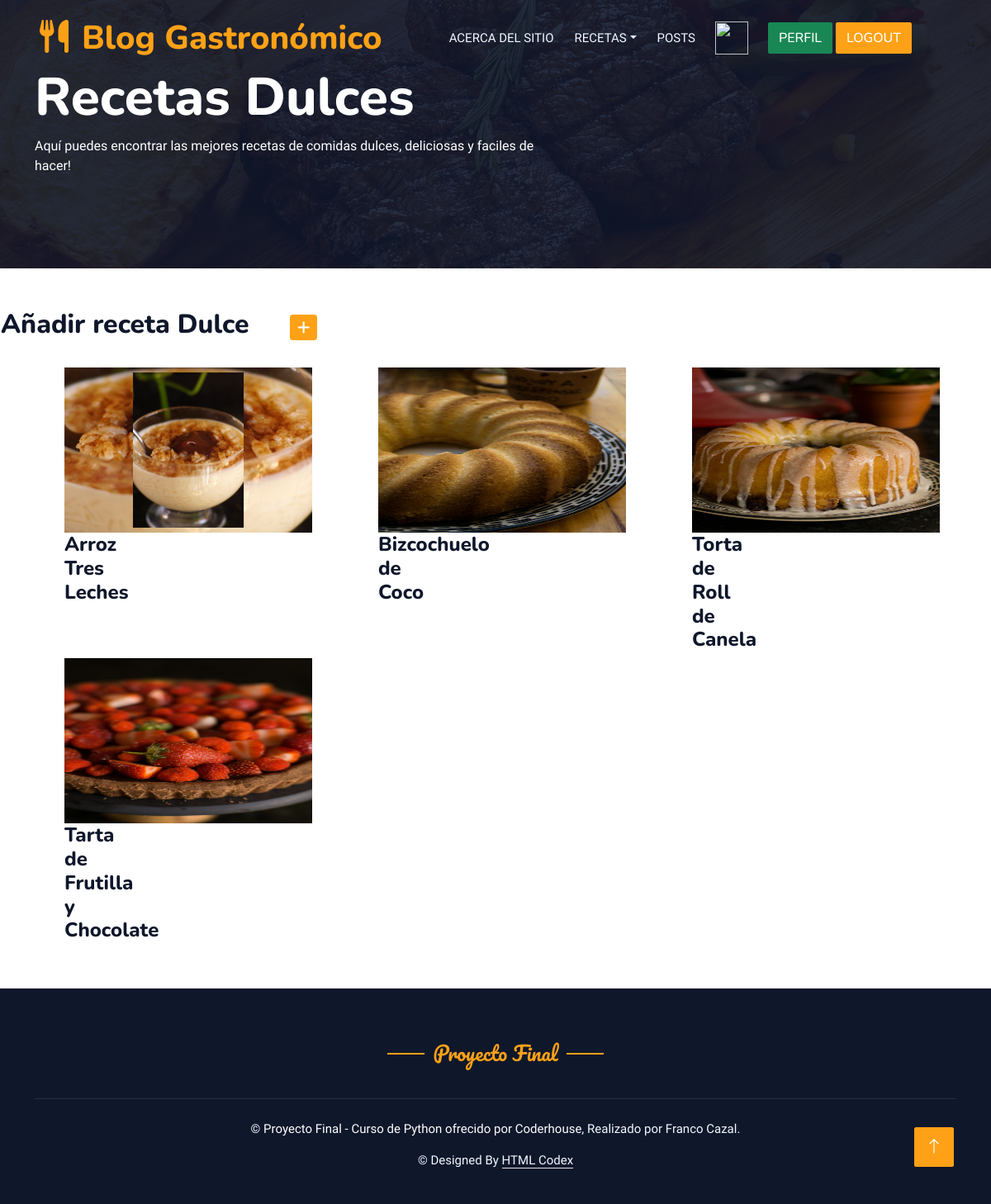
The page /listaDulces/ (signed in) on the database its author committed.
### aplicacion/models.py (models this page shows, shortened)
class Dulce(models.Model):
    recetaDulceTipo = (
        ('Postre','Postre'),
        ('Snack','Snack'),
    )
    usuario = models.ForeignKey(User, on_delete=models.CASCADE, null=True, blank=True)
    titulo = models.CharField(max_length=50)
    tipo = models.CharField(max_length=20, choices=recetaDulceTipo, default='snack')
    ocasion = models.CharField(max_length=20)
    ingredientes = models.TextField(null=True, blank=True)
    preparacion = models.TextField(null=True, blank=True)
    fechaPublicacion = models.DateTimeField(auto_now_add=True)
    imagenRecetaDulce = models.ImageField(upload_to="galeria", null=True)

### aplicacion/views.py (the view)
# urls.py: path('listaDulces/', DulceList.as_view(), name="listaDulces"),
class DulceList(LoginRequiredMixin, ListView):
    model = Dulce
    template_name = 'aplicacion/listaDulces.html'

### aplicacion/templates/aplicacion/listaDulces.html (shortened to what this page needs)
{% extends 'aplicacion/pagina.html' %}
{% block titulo %}
<div class="container-xxl py-5 bg-dark hero-header mb-5">
    <div class="container my-3 py-3">
        <div class="row align-items-center g-4">
            <div class="col-lg-7 text-center text-lg-start">
                <h1 class="display-3 text-white animated slideInLeft">Recetas Dulces</h1>
                <p class="text-white animated slideInLeft mb-4 pb-2">Aquí puedes encontrar las mejores recetas de comidas dulces, deliciosas y faciles de hacer!</p>
            </div>
        </div>
    </div>
</div>
{% endblock titulo %}
{% block contenido %}
<table>
    <tr>
        <td width="350"><h2>Añadir receta Dulce</h2></td>
        <td>
            <a href="{% url 'createDulce' %}"
            class="btn btn-primary btn-sm"
            >
            </a>
        </td>
    </tr>
</table>
<br>
<div class="menu-box">
    <div class="container">
        <div class="row">
            {% for d in dulce_list %}
                <div class="col-4 px-5">
                    <div class="tab-content" id="v-pills-tabContent">
                        <div class="tab-pane fade show active" id="v-pills-home" role="tabpanel" aria-labelledby="v-pills-home-tab">
                            <div class="row">
                                <div class="col-lg-4 col-md-6 special-grid drinks">
                                    <div class="gallery-single fix">
                                        <a href="{% url 'detalleDulce' d.id %}" title="Ir a la receta">
                                            <img src="{{d.imagenRecetaDulce.url}}" width="300px" height="200px"/>
                                        </a>
                                        <div class="why-text">
                                            <h4>{{d.titulo}}</h4>
                                        </div>
                                    </div>
                                </div>
                            </div>
                        </div>
                    </div>
                </div>
            {% endfor %}
        </div>
    </div>
</div>
{% endblock contenido %}

### aplicacion/static/css/style.css (style rules this page uses)
:root { --primary: #FEA116; --light: #F1F8FF; --dark: #0F172B; }
.btn { font-family: 'Nunito', sans-serif; font-weight: 500; text-transform: uppercase; transition: .5s; }
.btn.btn-primary, .btn.btn-secondary { color: #FFFFFF; }
.hero-header { background: linear-gradient(rgba(15, 23, 43, .9), rgba(15, 23, 43, .9)), url(../img/bg-hero.jpg); background-position: center center; background-repeat: no-repeat; background-size: cover; }

### rows shown on the page
Dulce: imagenRecetaDulce (picture), titulo "Arroz Tres Leches"
Dulce: imagenRecetaDulce (picture), titulo "Bizcochuelo de Coco"
Dulce: imagenRecetaDulce (picture), titulo "Torta de Roll de Canela"
Dulce: imagenRecetaDulce (picture), titulo "Tarta de Frutilla y Chocolate"
